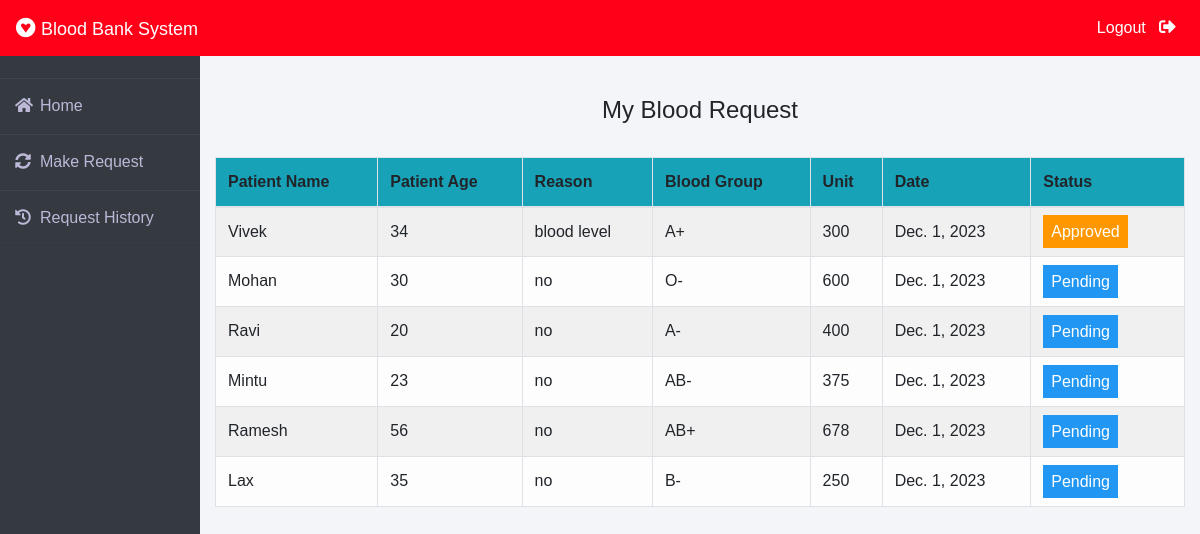
The page /patient/my-request (signed in) on the database its author committed.
### blood/models.py (models this page shows, shortened)
class BloodRequest(models.Model):
    request_by_patient=models.ForeignKey(pmodels.Patient,null=True,on_delete=models.CASCADE)
    request_by_donor=models.ForeignKey(dmodels.Donor,null=True,on_delete=models.CASCADE)
    patient_name=models.CharField(max_length=30)
    patient_age=models.PositiveIntegerField()
    reason=models.CharField(max_length=500)
    bloodgroup=models.CharField(max_length=10)
    unit=models.PositiveIntegerField(default=0)
    status=models.CharField(max_length=20,default="Pending")
    date=models.DateField(auto_now=True)

### patient/views.py (the view)
# urls.py: path('my-request', views.my_request_view,name='my-request'),
def my_request_view(request):
    patient= models.Patient.objects.get(user_id=request.user.id)
    blood_request=bmodels.BloodRequest.objects.all().filter(request_by_patient=patient)
    return render(request,'patient/my_request.html',{'blood_request':blood_request})

### templates/patient/my_request.html (shortened to what this page needs)
{% extends 'patient/patientbase.html' %}
{% block content %}
{% load widget_tweaks %}
{%load static%}
<head>
   </head>
<br><br>
<div class="container">
    <H4 class="text-center">My Blood Request</H4><br>
    <table class="table table-light table-hover table-bordered table-striped">
        <thead class="bg-info">
            <tr>
                <th scope="col">Patient Name</th>
                <th scope="col">Patient Age</th>
                <th scope="col">Reason</th>
                <th scope="col">Blood Group</th>
                <th scope="col">Unit</th>
                <th scope="col">Date</th>
                <th scope="col">Status</th>
            </tr>
        </thead>
        <tbody>
            {% for t in blood_request %}
            <tr>
                <td> {{t.patient_name}}</td>
                <td>{{t.patient_age}}</td>
                <td>{{t.reason}}</td>
                <td>{{t.bloodgroup}}</td>
                <td>{{t.unit}}</td>
                <td>{{t.date}}</td>
                {% if t.status == 'Approved' %}
                <td><span class="label warning"> Approved</span></td>
                {% elif t.status == 'Rejected' %}
                <td><span class="label success">Rejected</span></td>
                {% else %}
                <td><span style="color: white;margin-left: 0px;" class="label info">Pending</span></td>
                {% endif %}
            </tr>
            {% endfor %}
        </tbody>
    </table>
</div>
{% endblock content %}

### templates/patient/patientbase.html (shortened to what this page needs)
<!DOCTYPE html>
<html lang="en">
<head>
    <link rel="stylesheet" href="https://maxcdn.bootstrapcdn.com/bootstrap/4.0.0/css/bootstrap.min.css">
    <link rel="stylesheet" href="https://cdnjs.cloudflare.com/ajax/libs/font-awesome/5.14.0/css/all.css">
</head>
<body>
    <nav class="navbar navbar-expand-lg navbar-light fixed-top bg-danger">
        <a style="color:white;" class="navbar-brand" href="/"><i class="fab fa-gratipay"></i>&nbsp;<font face = "Comic sans MS" size ="4">Blood Bank System</font></a>
        <div class="navbar-collapse collapse w-100 order-3 dual-collapse2">
            <ul class="navbar-nav ml-auto">
                <li class="nav-item">
                    <a class="nav-link" style="color: white;" href="/logout">Logout &nbsp; <i class="fas fa-sign-out-alt"></i></a>
                </li>
            </ul>
        </div>
      </nav>
<br><br>
<div class="wrapper">
    <div class="sidebar">
        <ul>
            <li><a style="text-decoration:none;" href="/"><i class="fas fa-home"></i>Home</a></li>
            <li><a style="text-decoration:none;" href="/patient/make-request"><i class="fas fa-sync-alt"></i>Make Request</a></li>
            <li><a style="text-decoration:none;" href="/patient/my-request"><i class="fas fa-history"></i>Request History</a></li>
        </ul>
    </div>
    <div class="main_content">
{% block content %}
{% endblock content %}
    </div>
</div>
</body>
</html>

### templates/patient/patientbase.html (style rules this page uses)
* { margin: 0; padding: 0; box-sizing: border-box; list-style: none; text-decoration: none; font-family: 'Josefin Sans', sans-serif; }
body { background-color: #f3f5f9; }
.bg-danger { background-color: #ff0018!important; }
.wrapper { display: flex; position: relative; }
.wrapper .sidebar { width: 200px; height: 100%; background: #343a40; padding: 30px 0px; position: fixed; }
.wrapper .sidebar ul li { padding: 15px; border-bottom: 1px solid #bdb8d7; border-bottom: 1px solid rgba(0,0,0,0.05); border-top: 1px solid rgba(255,255,255,0.05); }
.wrapper .sidebar ul li a { color: #bdb8d7; display: block; }
.wrapper .sidebar ul li a .fas { width: 25px; }
.wrapper .main_content { width: 100%; margin-left: 200px; }
.wrapper .main_content .info { margin: 20px; color: #717171; line-height: 25px; }
.fa-sign-out-alt { color: white; font-size: 2ex; }

### templates/patient/my_request.html (style rules this page uses)
.label { color: white; padding: 8px; }
.info { background-color: #2196F3; }
.warning { background-color: #ff9800; }

### rows shown on the page
BloodRequest: patient_name "Vivek", patient_age "34", reason "blood level", bloodgroup "A+", unit "300", date "Dec. 1, 2023", status "Approved"
BloodRequest: patient_name "Mohan", patient_age "30", reason "no", bloodgroup "O-", unit "600", date "Dec. 1, 2023", status "Pending"
BloodRequest: patient_name "Ravi", patient_age "20", reason "no", bloodgroup "A-", unit "400", date "Dec. 1, 2023", status "Pending"
BloodRequest: patient_name "Mintu", patient_age "23", reason "no", bloodgroup "AB-", unit "375", date "Dec. 1, 2023", status "Pending"
BloodRequest: patient_name "Ramesh", patient_age "56", reason "no", bloodgroup "AB+", unit "678", date "Dec. 1, 2023", status "Pending"
BloodRequest: patient_name "Lax", patient_age "35", reason "no", bloodgroup "B-", unit "250", date "Dec. 1, 2023", status "Pending"
